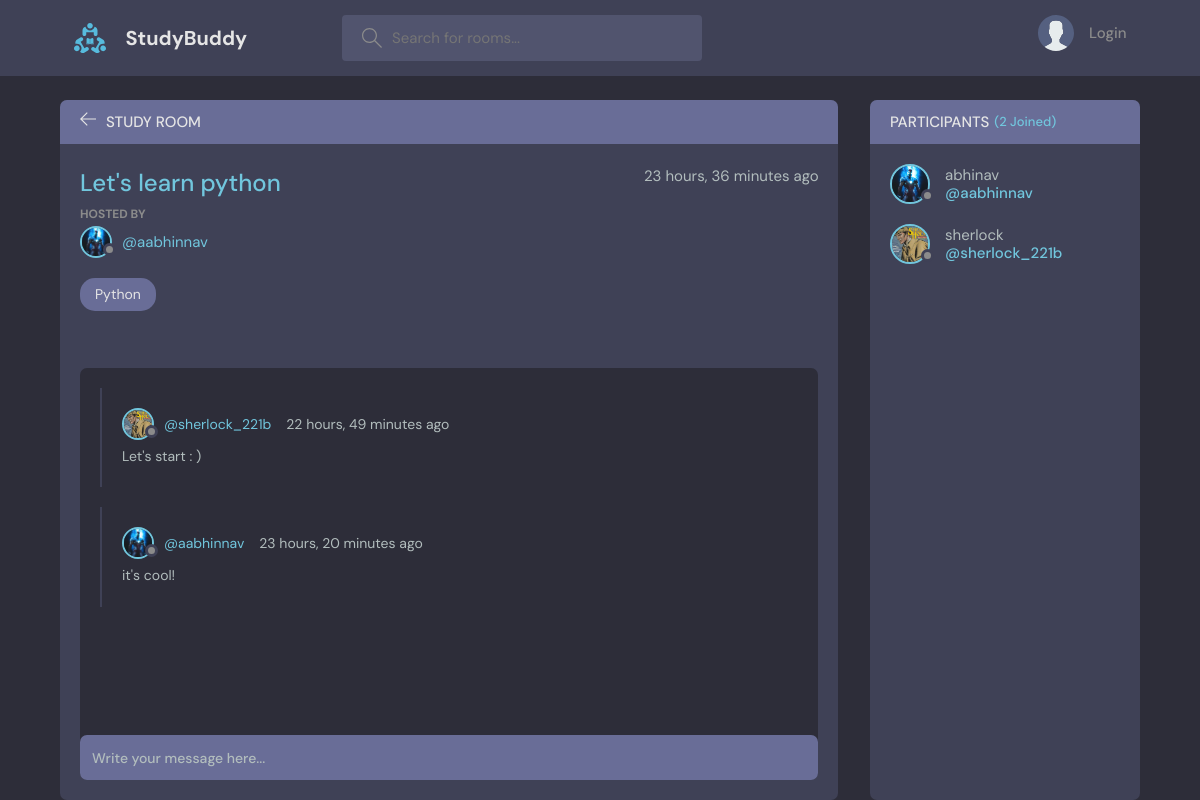
The page /room/1/ on the database its author committed.
### base/models.py (models this page shows, shortened)
class Room(models.Model):
    host = models.ForeignKey(User,on_delete=models.SET_NULL, null=True)
    topic = models.ForeignKey(Topic,on_delete=models.SET_NULL, null=True)
    name=models.CharField(max_length=200)
    description=models.TextField(null=True, blank=True)
    participants=models.ManyToManyField(User,related_name='participants',blank=True)
    updated=models.DateTimeField(auto_now=True)
    created=models.DateTimeField(auto_now_add=True)
    class Meta:
        ordering = ['-updated','-created']

class User(AbstractUser):
    name = models.CharField(max_length=200,null=True)
    email = models.EmailField(unique=True,null=True)
    bio = models.TextField(null=True)
    avatar = models.ImageField(null=True,default="avatar.svg")
    USERNAME_FIELD = 'email'
    REQUIRED_FIELDS = []

class Topic(models.Model):
    name=models.CharField(max_length=200)
    def __str__(self) -> str:
        return self.name

class Message(models.Model):
    user= models.ForeignKey(User,on_delete=models.CASCADE)
    room=models.ForeignKey(Room, on_delete=models.CASCADE)
    body=models.TextField()
    updated=models.DateTimeField(auto_now=True)
    created=models.DateTimeField(auto_now_add=True)
    class Meta:
        ordering = ['-updated','-created']

### base/views.py (the view, shortened to what this page needs)
# urls.py: path('room/<str:pk>/',views.room,name='room'),
def room(request,pk):
    room = Room.objects.get(id=pk)
    room_messages=room.message_set.all()
    participants=room.participants.all()
    context={'room':room,'room_messages':room_messages,'participants':participants}
    return render(request,'base/room.html',context)

### base/templates/base/room.html (shortened to what this page needs)
{% extends 'main.html' %}
{% block content %}
    <main class="profile-page layout layout--2">
      <div class="container">
        <div class="room">
          <div class="room__top">
            <div class="room__topLeft">
              <a href="{% url 'home' %}">
                <svg version="1.1" xmlns="http://www.w3.org/2000/svg" width="32" height="32" viewBox="0 0 32 32">
                  <title>arrow-left</title>
                  <path
                    d="M13.723 2.286l-13.723 13.714 13.719 13.714 1.616-1.611-10.96-10.96h27.625v-2.286h-27.625l10.965-10.965-1.616-1.607z"
                  ></path>
                </svg>
              </a>
              <h3>Study Room</h3>
            </div>
          </div>
          <div class="room__box scroll">
            <div class="room__header scroll">
              <div class="room__info">
                <h3>{{room.name}}</h3>
                <span>{{room.created|timesince}} ago</span>
              </div>
              <div class="room__hosted">
                <p>Hosted By</p>
                <a href="{% url 'user-profile' room.host.id %}" class="room__author">
                  <div class="avatar avatar--small">
                    <img src="{{room.host.avatar.url}}" />
                  </div>
                  <span>@{{room.host.username}}</span>
                </a>
              </div>
              <span class="room__topics">{{room.topic}}</span>
            </div>
            <div class="room__conversation">
              <div class="threads scroll">
              {% for message in room_messages %}
                <div class="thread">
                  <div class="thread__top">
                    <div class="thread__author">
                      <a href="{% url 'user-profile' message.user.id %}" class="thread__authorInfo">
                        <div class="avatar avatar--small">
                          <img src="{{message.user.avatar.url}}" />
                        </div>
                        <span>@{{message.user.username}}</span>
                      </a>
                      <span class="thread__date">{{message.created|timesince}} ago</span>
                    </div>
                  </div>
                  <div class="thread__details">
                    {{message.body}}
                  </div>
                </div>
              {% endfor %}
              </div>
            </div>
          </div>
          <div class="room__message">
            <form action="" method="post">
             <input name="body" placeholder="Write your message here..." >
          </form>
          </div>
        </div>
        <div class="participants">
          <h3 class="participants__top">Participants <span>({{participants.count}} Joined)</span></h3>
          <div class="participants__list scroll">
            {% for user in participants %}
              <a href="{% url 'user-profile' user.id %}" class="participant">
              <div class="avatar avatar--medium">
                <img src="{{user.avatar.url}}" />
              </div>
              <p>
                {{user.name}}
                <span>@{{user.username}}</span>
              </p>
            </a>
            {% endfor %}
          </div>
        </div>
      </div>
    </main>
{% endblock %}

### rows shown on the page
Room: name "Let's learn python", created "23 hours, 36 minutes", host.avatar (picture), host.username "aabhinnav", topic "Python"
Message: user.avatar (picture), user.username "sherlock_221b", created "22 hours, 49 minutes", body "Let's start : )"
Message: user.avatar (picture), user.username "aabhinnav", created "23 hours, 20 minutes", body "it's cool!"
User: avatar (picture), name "abhinav", username "aabhinnav"
User: avatar (picture), name "sherlock", username "sherlock_221b"

### other values the page prints
{{ participants.count }} "2"
